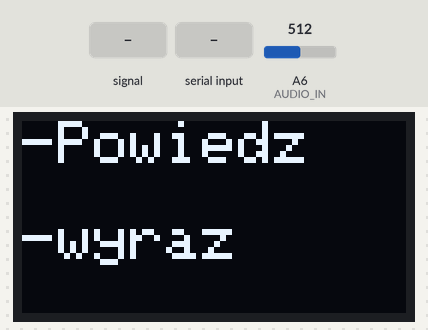
The sketch below on a simulated Arduino Nano, built with avr-gcc and run on an emulated ATmega328P. On the bench: 128×64 one-colour display. The inputs (shaded band) are chosen by the test bench; at power-on: A6 (AUDIO_IN) = 512. What the sketch prints to the serial monitor is not drawn.

Above: at 1.2 s.
1.3 s: A6 (AUDIO_IN) fed a 200 Hz sine of ±255 counts around its level
At 2.7 s:
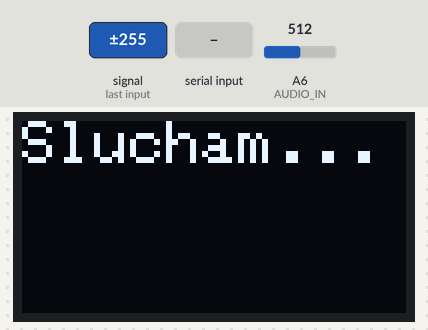
4.3 s: A6 (AUDIO_IN) set to 716
At 7.2 s:
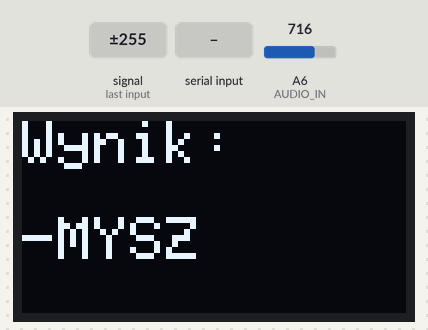
7.3 s: A6 (AUDIO_IN) fed a 1000 Hz sine of ±255 counts around its level
At 9.7 s:
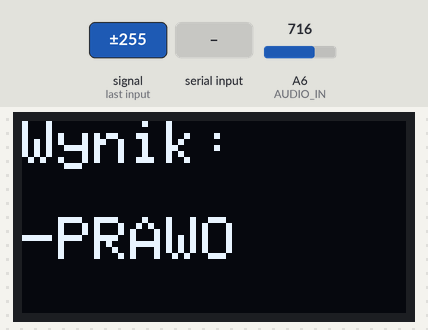
10.3 s: "b" received over Serial
At 13.1 s:
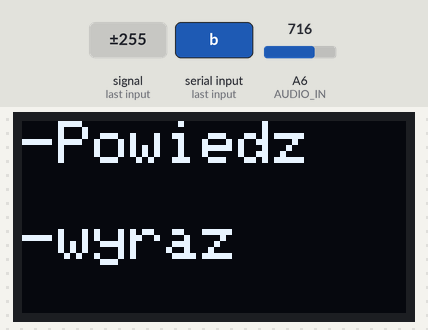
13.3 s: "c" received over Serial
At 15.1 s:
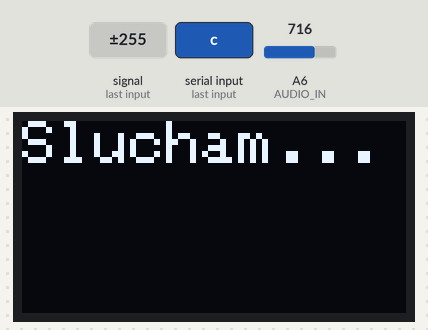
16.0 s: A6 (AUDIO_IN) fed a 2 Hz sine of ±306 counts around its level
At 20.4 s:
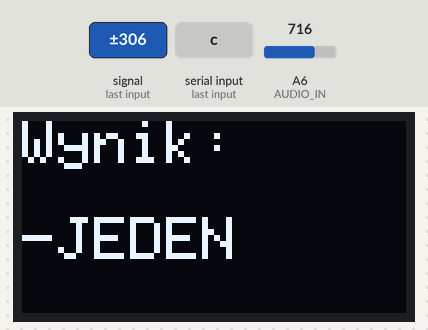
Timing chart, 0 to 21.9 s (numbered marks = the images above; inputs shaded):
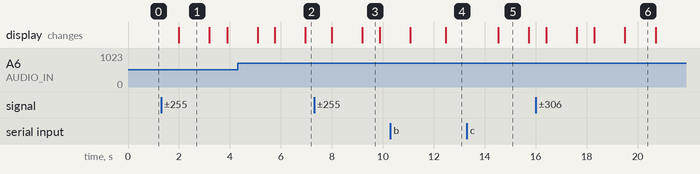

The sketch:

speechrecog2.ino
```cpp
// (licence header left out)
#include <Arduino.h>
#include <SPI.h>
#include "Coeffs.h"
#include "Templates.h"

#include <Wire.h>
#include "SSD1306Ascii.h"
#include "SSD1306AsciiWire.h"

#define I2C_ADDRESS 0x3C
SSD1306AsciiWire oled;

unsigned long wordShowTime = 0;
byte currentState = 0;


void showOLED(const char* line1, const char* line2 = "") {
  oled.clear();
  oled.set2X();
  oled.println(line1);
  oled.println(" ");
  if (line2[0] != '\0') {
    oled.println(line2);
  }
}

//-----------------------------------------------------------------------------
// Defines, constants and Typedefs
//-----------------------------------------------------------------------------

// pins
const int AUDIO_IN = A6;

// get register bit - faster: doesn't turn it into 0/1
#ifndef getBit
#define getBit(sfr, bit) (_SFR_BYTE(sfr) & _BV(bit))
#endif

//-----------------------------------------------------------------------------
// Global Constants
//-----------------------------------------------------------------------------

const byte SegmentSize = 50; //in mS
const byte hyster = 2;
const byte thresh = 100;

//-----------------------------------------------------------------------------
// Global Variables
//-----------------------------------------------------------------------------

int CurBandData[nSegments][nBand + 1]; //current band data
bool bAnalyse = true;

//-------------------------------------------------------------------------
// GetSerial
//-------------------------------------------------------------------------
byte GetSerial() {
  while ( Serial.available() == 0 ) ;
  return Serial.read();
}

//-------------------------------------------------------------------------
// PollBands
//-------------------------------------------------------------------------
bool PollBands(bool init)
{
  bool IsPos, Collecting;
  static unsigned long prevTime;
  byte band, seg, val1, val2, i;
  const byte hyster = 20;
  static int zero = 500;
  static byte curSegment = 255;
  long val;
  word zcr;
  static int valmax[10];
  static int pd[10] = {0, 0, 0, 0, 0, 0, 0, 0, 0, 0};
  static int ppd[10] = {0, 0, 0, 0, 0, 0, 0, 0, 0, 0};
  static int ppval = 0;
  static int pval = 0;

  if (init)
  {
    memset(pd, 0, sizeof(pd));
    memset(ppd, 0, sizeof(ppd));
    memset(CurBandData, 0, sizeof(CurBandData));
    pval =  0;
    ppval =  0;
    return false;
  }

  val = 0;
  IsPos = true;
  Collecting = false;
  int n = 0;

  for (curSegment = 0; curSegment < nSegments; curSegment++) {
    zcr = 0;
    prevTime = 0;
    memset(valmax, 0, sizeof(valmax));

    prevTime = millis();
    while (millis() - prevTime < SegmentSize)
    {
      while (!getBit(ADCSRA, ADIF)) ; // wait for ADC
      val1 = ADCL;
      val2 = ADCH;
      bitSet(ADCSRA, ADIF); // clear the flag
      bitSet(ADCSRA, ADSC); // start ADC conversion
      val = val1;
      val += val2 << 8;

      if (val < zero)
        zero--; else
        zero++;
      val = val - zero;

      if (!Collecting) {
        if (abs(val) > thresh)
          Collecting = true; else
          return false;
      }

      if (IsPos)
      {
        if (val < -hyster)
        {
          IsPos = false;
          zcr++;
        }
      } else {
        if (val > +hyster)
        {
          IsPos = true;
          zcr++;
        }
      }
      ppval = pval;
      pval = val;

      for (band = 0; band < nBand; band++)
      {
        int L1, L2;
        L1 =  ((-(filt_b1[band]) * pd[band] - filt_b2[band] * ppd[band]) >> 16) + val;
        L2 = (filt_a0[band] * L1 - filt_a0[band] * ppd[band]) >> 16;
        ppd[band] = pd[band];
        pd[band] = L1;
        if (abs(L2) > valmax[band])
          valmax[band]++;
      }
    }

    for (band = 0; band < nBand; band++)
      CurBandData[curSegment][band + 1] = valmax[band];
    CurBandData[curSegment][0] = zcr;
  }

  if (Collecting) {
    Serial.println("a");
    SendUtterance(CurBandData);

    // --- Zmieniamy ekran na "Slucham..." podczas liczenia ---
    if (bAnalyse) {
      showOLED("Slucham...");
      AnalyseUtterance(CurBandData);
    }
  }

  return Collecting;
}

//-----------------------------------------------------------------------------
// AnalyseUtterance
//-----------------------------------------------------------------------------
void AnalyseUtterance(int Utterance[nSegments][nBand+1]) {
  int i, dist;
  char buffer[30];
  char displayBuffer[35]; // Dodatkowy bufor na wyraz z myślnikiem

  i = FindBestUtterance(Utterance, &dist);
  strcpy_P(buffer, (char *)pgm_read_word(&(sUtterances[i])));
  Serial.println(i);
  Serial.println(buffer);

  // Budujemy nowy ciąg znaków: myślnik + oryginalny wyraz
  sprintf(displayBuffer, "-%s", buffer);

  // --- Po zakończeniu liczenia pokazujemy wyraz na ekranie ---
  showOLED("Wynik:", displayBuffer);
  wordShowTime = millis();
  currentState = 1; // Zmieniamy stan
}

//-----------------------------------------------------------------------------
// PrintCurBandData
//-----------------------------------------------------------------------------
void PrintCurBandData(void)
{
  byte seg, band;

  Serial.println("a");
  for (seg = 0; seg < nSegments; seg++) {
    for (band = 0; band <= nBand; band++) {
      Serial.print(CurBandData[seg][band]);
      Serial.print(" ");
    }
    Serial.println("");
  }
}

//-----------------------------------------------------------------------------
// SendUtterance
//-----------------------------------------------------------------------------
void SendUtterance(int Utterance[nSegments][nBand+1])
{
  byte seg,band;
  for (seg = 0; seg < nSegments; seg++) {
    for (band = 0; band <= nBand; band++) {
      Serial.print(Utterance[seg][band]);
      Serial.print(" ");
    }
    Serial.println("");
  }
}

//-----------------------------------------------------------------------------
// ShiftedDistance
//-----------------------------------------------------------------------------
int ShiftedDistance(int Utterance[nSegments][nBand+1], byte TemplateUtt, int8_t shift){
  byte band,seg,importance;
  int aUtterance[nSegments][nBand+1];
  int Dist,aMean,aSD;

  ShiftUtterance(Utterance, aUtterance, shift);

  Dist = 0;
  for (seg = 0; seg < nSegments; seg++) {
    if (seg == 0)
      importance = 2; else
      importance = 1;

    for (band = 0; band <= nBand; band++) {
      aMean = pgm_read_word(&Templates[TemplateUtt][seg][band].mean);
      aSD = pgm_read_word(&Templates[TemplateUtt][seg][band].sd);
      Dist = constrain(Dist+importance*abs(((long)aUtterance[seg][band])-aMean)*1000 / (50+aSD),-10000,+10000);
    }
  }

  return Dist;
}

//-----------------------------------------------------------------------------
// ShiftUtterance
//-----------------------------------------------------------------------------
void ShiftUtterance(int utSource[nSegments][nBand+1], int utDest[nSegments][nBand+1], int shift) {
  int8_t i,j,k,n;
  int m;
  byte seg,band;

  if (shift == 0) {
    for (seg = 0; seg < nSegments; seg++)
      for (band = 0; band <= nBand; band++)
        utDest[seg][band] = utSource[seg][band];
  } else {
    for (seg = 0; seg < nSegments; seg++)
    {
      n = SubShifts*(nSegments-1);
      i = shift*(nSegments-1);
      j = -i / (SubShifts*(nSegments-1));
      i = abs(i) % ((nSegments-1)*SubShifts);

      if (shift < 0)
        k = j+1; else
        k = j-1;
      for (band = 0; band <= nBand; band++) {
        if ((seg+j >= 0) && (seg+j < nSegments))
          m = utSource[seg+j][band]*((nSegments-1)*SubShifts-i) / n; else
          m = 0;
        if ((seg+k >= 0) && (seg+k < nSegments))
          m = m+utSource[seg+k][band]*i / n;
        utDest[seg][band] = m;
      }
    }
  }

  NormaliseUtterance(utDest);
}

//-----------------------------------------------------------------------------
// NormaliseUtterance
//-----------------------------------------------------------------------------
void NormaliseUtterance(int Utterance[nSegments][nBand+1]) {
  byte seg,band;
  long SegmentTotal,i;
  SegmentTotal = 0;
  for (seg = 0; seg < nSegments; seg++)
    for (band = 0; band <= nBand; band++)
      SegmentTotal += Utterance[seg][band];
  SegmentTotal = max(SegmentTotal,1);
  i = 50*nSegments*nBand;
  for (seg = 0; seg < nSegments; seg++)
    for (band = 0; band <= nBand; band++)
      Utterance[seg][band] = (i*Utterance[seg][band]) / SegmentTotal;
}

//-----------------------------------------------------------------------------
// FindBestShift
//-----------------------------------------------------------------------------
int FindBestShift(int Utterance[nSegments][nBand+1], int TemplateUtt) {
  int dist,BestShift,BestShiftDist,shift;
  BestShiftDist = 0x7FFF;
  for (shift = -MaxShift; shift <= MaxShift; shift++) {
    dist = ShiftedDistance(Utterance,TemplateUtt,shift);
    if (dist < BestShiftDist) {
      BestShiftDist = dist;
      BestShift = shift;
    }
  }
  return BestShift;
}

//-----------------------------------------------------------------------------
// FindBestUtterance
//-----------------------------------------------------------------------------
int FindBestUtterance(int Utterance[nSegments][nBand+1], int *BestDist) {
  int dist,BestUttDist,shiftDist;
  int BestUtt,shift,TemplateUtt;

  BestUtt = 0;
  *BestDist = 0;
  BestUttDist = 0x7FFF;
  for (TemplateUtt = 0; TemplateUtt < nUtterances; TemplateUtt++) {
    shift = FindBestShift(Utterance,TemplateUtt);
    shiftDist = ShiftedDistance(Utterance,TemplateUtt,shift);

    if (shiftDist < BestUttDist) {
      BestUttDist = shiftDist;
      BestUtt = TemplateUtt;
      *BestDist = BestUttDist;
    }
  }
  return BestUtt;
}

//-----------------------------------------------------------------------------
// CheckSerial
//-----------------------------------------------------------------------------
void CheckSerial(void)
{
  byte seg,band,i,j;
  static int Utterance[nSegments][nBand+1];

  if ( Serial.available() > 0 ) {
    switch (GetSerial()) {
      case 'u':
        for (seg = 0; seg < nSegments; seg++) {
          for (band = 0; band <= nBand; band++) {
            Utterance[seg][band] = GetSerial();
            Utterance[seg][band] += 256*GetSerial();
          }
        }
        break;
      case 'b':
        Serial.println('b');
        bAnalyse = false;
        break;
      case 'c':
        Serial.println('c');
        bAnalyse = true;
        break;
      case 'f':
        Serial.println('f');
        AnalyseUtterance(Utterance);
        break;
    }
  }
}

//-------------------------------------------------------------------------
// setup
//-------------------------------------------------------------------------
void setup(void)
{
  Serial.begin(57600);
  Serial.println("speechrecog");

  // Inicjalizacja I2C i ekranu OLED sprzętowo
  Wire.begin();
  Wire.setClock(400000L); // Opcjonalnie: przyspieszenie I2C do 400kHz dla płynności
  oled.begin(&Adafruit128x64, I2C_ADDRESS);
  oled.setFont(Adafruit5x7); // Prosta czcionka ASCII

  // Włączenie ekranu startowego
  showOLED("-Powiedz", "-wyraz");
  currentState = 0;

  pinMode(AUDIO_IN, INPUT);
  analogReference(EXTERNAL);
  analogRead(AUDIO_IN); // initialise ADC to read audio input

  Serial.println("0 0 0 0 0 0 350");

  PollBands(true);
}

//-----------------------------------------------------------------------------
// loop
//-----------------------------------------------------------------------------
void loop(void)
{
  CheckSerial();

  PollBands(false);

  // Sprawdzamy, czy minęły 2 sekundy od pokazania wyniku
  if (currentState == 1 && (millis() - wordShowTime >= 1200)) {
    currentState = 0;
    showOLED("-Powiedz", "-wyraz");
  }
}
```

Coeffs.h
```cpp
const byte nBand = 4;
// frequencies: 150, 356, 843, 2000
const long filt_a0[nBand+1] = {3259, 7166, 14089, 20190};
const long filt_b1[nBand+1] = {-123690, -112214, -81133, 0};
const long filt_b2[nBand+1] = {59018, 51204, 37359, 25156};
```

Source omitted: Templates.h (7924 bytes)

Measured:
- after the input at 1.3 s, the display: changes after 0.70 s (image 1)
- after the input at 4.3 s, the display: first differs from a run without the input after 2.7 s (image 2)
- after the input at 7.3 s, the display: first changes after 0.70 s (image 3 shows a later state)
- after the input at 13.3 s, the display: changes after 1.2 s (image 5)
- after the input at 16.0 s, the display: first differs from a run without the input after 1.6 s (image 6 shows a later state)
- what the display in image 1 shows lasts 1.2 s, from 2.0 s to 3.2 s
- what the display in image 3 shows lasts 0.7 s, from 9.2 s to 9.9 s
